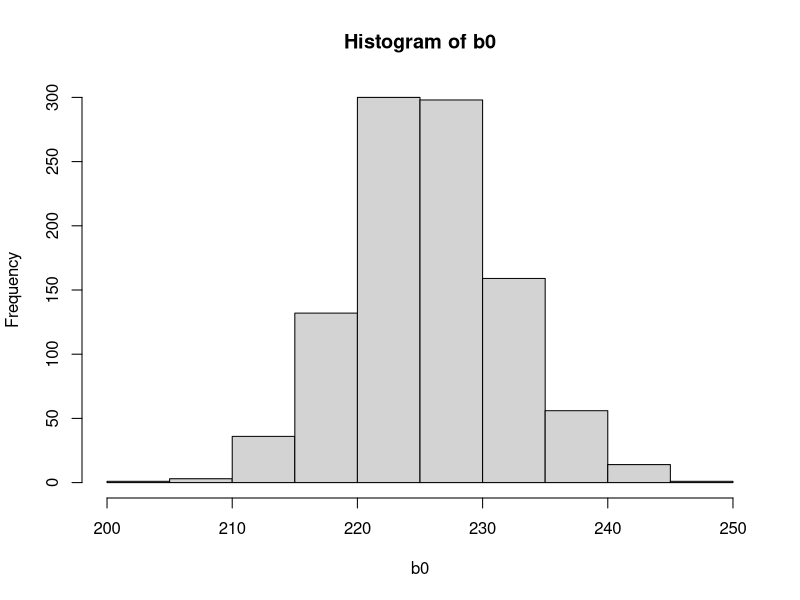

R code for this plot:
X = matrix(c(1, 1, 1, 1, 1, 1, 1, 1, 0, 0, 0, 0, 1, 1, 1, 1, 0, 0, 1, 1, 0, 0, 1, 1), nrow=8, ncol=3)
b = c(225, -30, 45)
Y = X %*% b + rnorm(8, 0, 10)
model = lm(Y ~ X[, 2:3])
summary(model)

b0 = c()
b1 = c()
b2 = c()
s2 = c()
for (i in 1:1000){
    Y = X %*% b + rnorm(8, 0, 10)
    m_ = lm(Y ~ X[, 2:3])
    s2[i] = (summary(m_)$sigma)^2
    b0[i] = m_$coefficients[1]
    b1[i] = m_$coefficients[2]
    b2[i] = m_$coefficients[3]
}

hist(b0)
